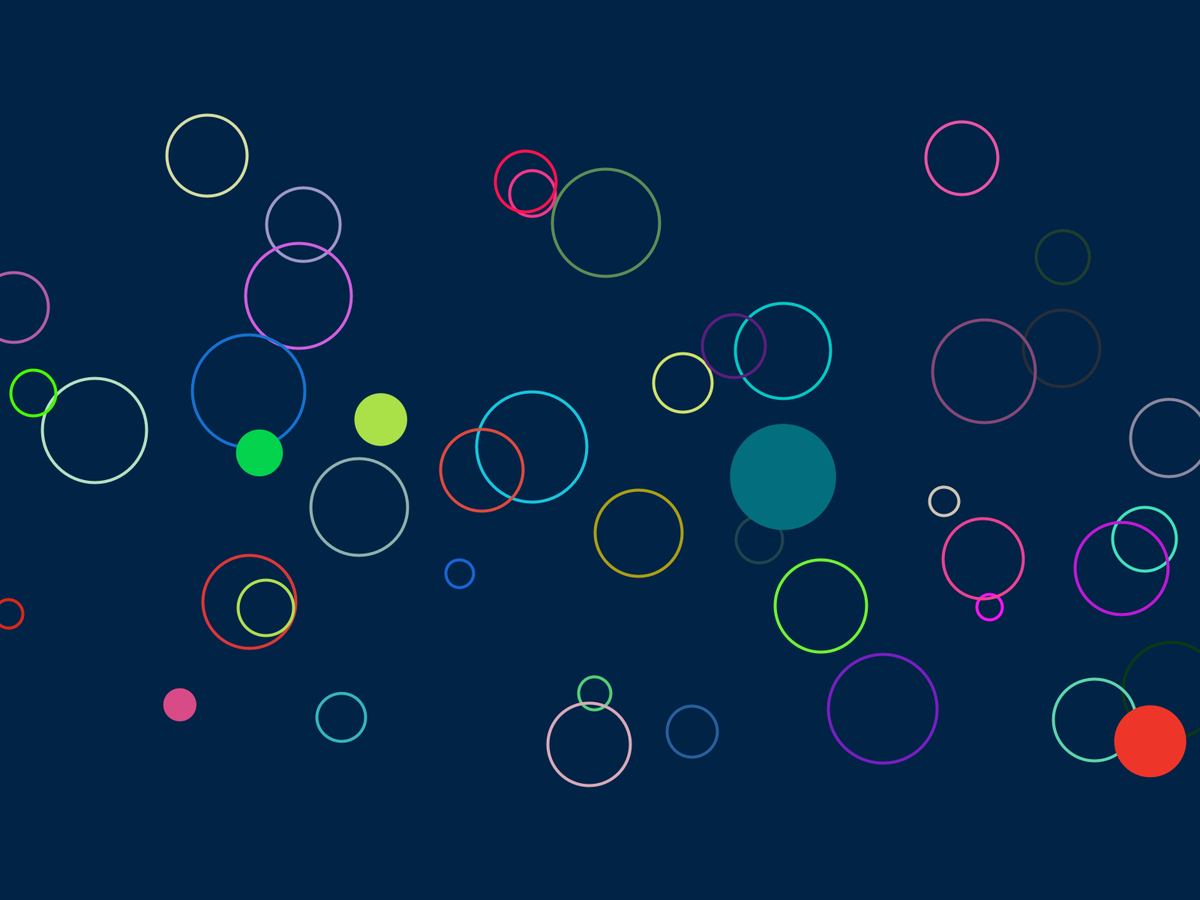
Frame 1 (no input)
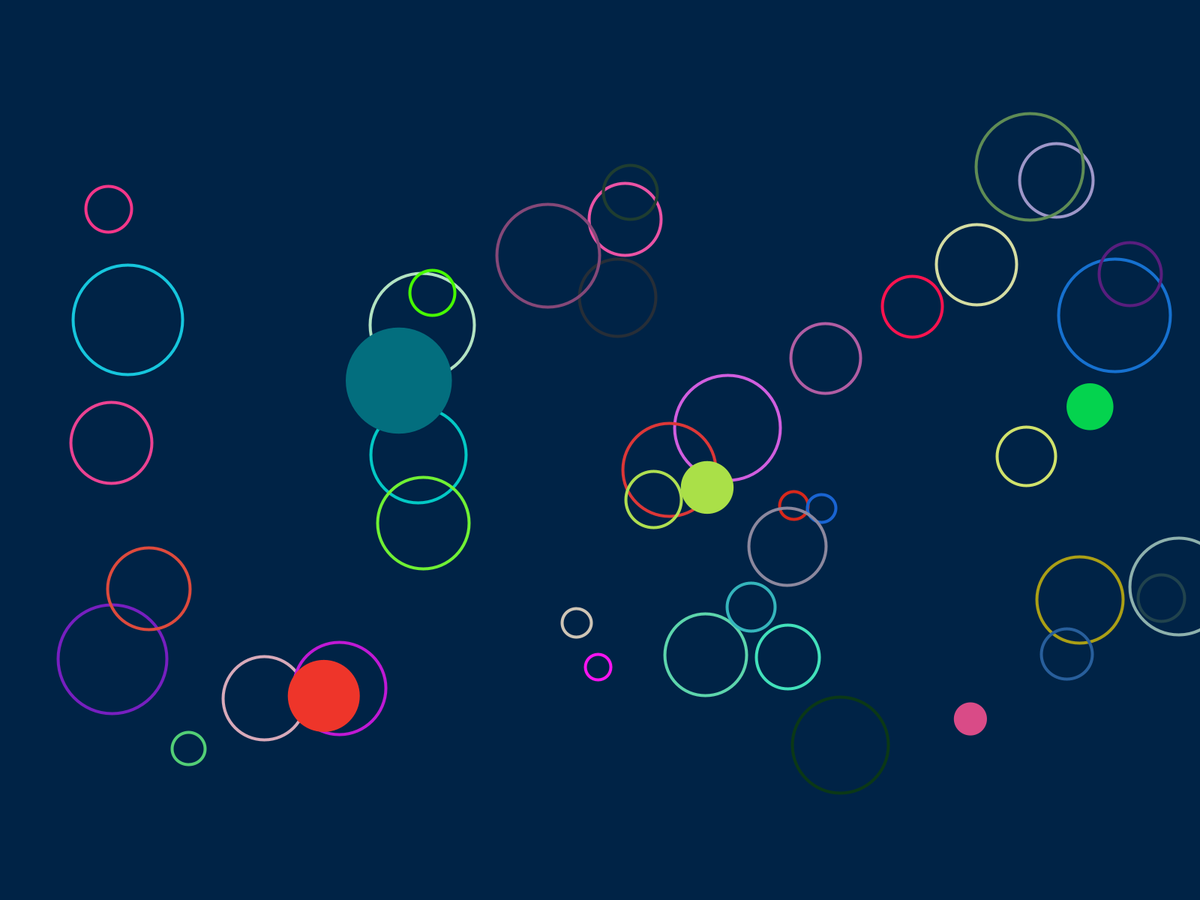
Frame 60 (the mouse pressed at the canvas centre just before this capture)
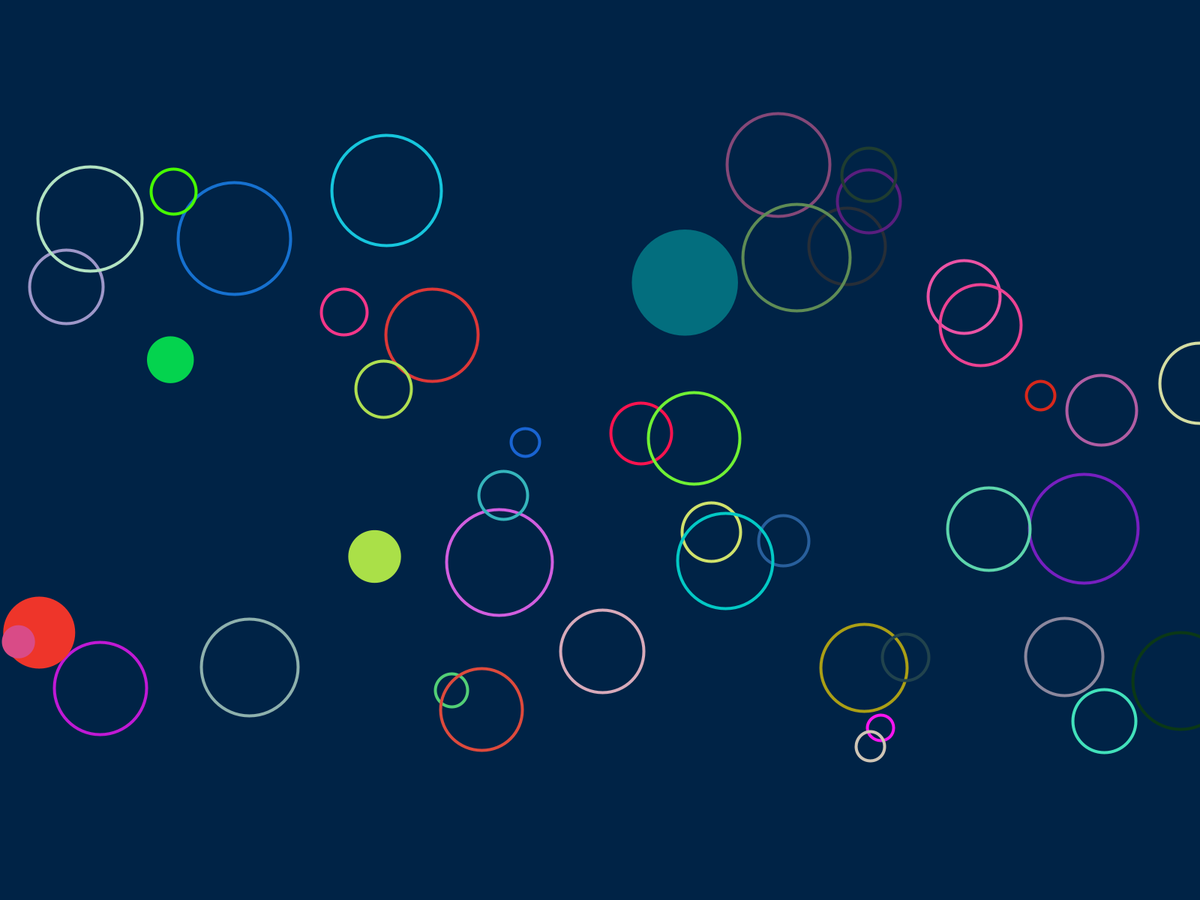
Frame 120 (the mouse held since frame 60 and released just before this capture)

The Processing sketch that drew these frames (run headless with seeded random() and noise(); from frame 60 on, the mouse is pressed at the canvas centre):

// Processing sketch: sketch_initial
// ── sketch_initial.pde
final int[] red = {255, 0, 0};
final int[] green = {0, 255, 0};
final int[] blue = {0, 0, 255};
final int nbCircle = 40;
final int nbCircleFull = 5;
final int border = 200;
final 

int x = 0;
int y = 0;
// The coef of progression about of much the speed is accelerating (linear)
float speedProgressionCoef = 0.2;
// The speed coef that we want to reach
float speedCoef = 50;
// The current speed coef
float currentSpeedCoef = 1;
// Check if we have reached the speedCoef based on our currentSpeedCoef
boolean reach = false;
// Check if the speedCoef is higher or not that our current speed (in others words, check if we are accelerating or deccelelerating)
boolean higher = true;

//Test var for accelerating/deccelerating every x frames
int tmpTestTime = 300;
int tmpTestCurrent = 0;
int tmpTestTimeStop = 50;

Circle[] listCircles = new Circle[nbCircle];
Circle[] listCirclesFull = new Circle[nbCircleFull];

void setup() {
  fullScreen();
  frameRate(60);
  for (int i = 0; i < nbCircle; i++) {
    listCircles[i] = new Circle(false);
  }
  
  for (int i = 0; i < nbCircleFull; i++) {
    listCirclesFull[i] = new Circle(true);
  }
}

void draw() {
  background(0, 35, 70);
  
  tmpTestCurrent++;
  
  if (tmpTestCurrent == tmpTestTime) {
    if (speedCoef == 1) {
      handMovements(true);
    } else {
      handMovements(false);
    }
    reach = false;
    tmpTestCurrent = 0;
  }
  
  checkSpeed();
  
  drawCircles();
}

class Circle { 
  float xpos, ypos, size, speedx, speedy, radius;
  int[] rgb;
  String col;
  boolean full;
  
  Circle (boolean full) {  
    this.xpos = (float) (Math.random() * (width));
    this.ypos = (float) (Math.random() * ((height - border) - border)) + border;
    this.size = (float) (Math.random() * (150 - 20)) + 20;
    this.radius = this.size / 2;
    
    this.speedx = (float) (Math.random() * 3) + 1;
    this.speedx *= Math.floor(Math.random()*2) == 1 ? 1 : -1;
    
    this.speedy = (float) (Math.random() * 2) + 1;
    this.speedy *= Math.floor(Math.random()*2) == 1 ? 1 : -1;
    
    this.rgb = new int[3];
    this.rgb[0] = (int) (Math.random() * (255));
    this.rgb[1] = (int) (Math.random() * (255));
    this.rgb[2] = (int) (Math.random() * (255));
    this.full = full;
  } 
  
  void update(boolean higher) {
    // Change the speed of the circle based on the coef
    // We need to check if the speed is negative or positive
    if (!reach) {
      if (higher) {
        this.speedx = this.speedx >= 0 ? this.speedx + (speedProgressionCoef) : this.speedx - (speedProgressionCoef);
      } else {
        this.speedx = this.speedx >= 0 ? this.speedx - (speedProgressionCoef) : this.speedx + (speedProgressionCoef);
      }
    }
    
    this.xpos = (this.xpos + this.speedx) % width;
    if (this.xpos < 0) {
      this.xpos = width;
    }
    
    // If the circle reaches a top or bottom border, we make it bounce
    if (((this.ypos + this.speedy) > (height - border)) || ((this.ypos + this.speedy) < border)) {
      this.speedy = -this.speedy;
    }
    this.ypos = (this.ypos + this.speedy) % (height - border);
    if (this.ypos < 100) {
      this.ypos = height - border;
    }
    
    if (this.full) {
      fill(this.rgb[0], this.rgb[1], this.rgb[2], 255);
      noStroke();
    } else {
      fill(0, 0, 0, 0);
      stroke(this.rgb[0], this.rgb[1], this.rgb[2]);
      strokeWeight(4);
    }

    ellipse(this.xpos, this.ypos, this.size, this.size);
  } 
} 

void setSpeedCoef(int newCoef) {
  speedCoef = newCoef;
}

// Check the current speed to the speed coefficient
void checkSpeed() {
  if (!reach) {
    if ((currentSpeedCoef - speedCoef) < -0.1) {
      currentSpeedCoef += speedProgressionCoef;
      higher = true;
    } else if ((currentSpeedCoef - speedCoef) > 0.1) {
      currentSpeedCoef -= speedProgressionCoef;
      higher = false;
    } else {
      reach = true;
    }
  }
}

// Draw the circles at each update
void drawCircles() {
    for (Circle c : listCircles) {
    c.update(higher);
  }
  
  for (Circle c : listCirclesFull) {
    c.update(higher);
  }
}

// Check if hand movements are begin detected
void handMovements(boolean detected) {
  if (detected) {
    setSpeedCoef(30);
  } else {
    setSpeedCoef(1);  
  }
}
